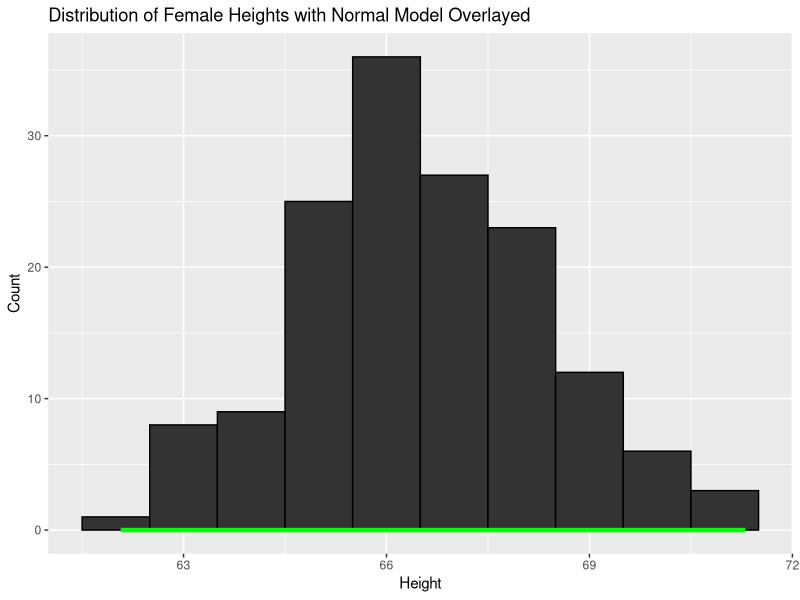

Generate this figure with R: (Note: this script raises an error after producing the figure.)
## ---- chunk 1
library(ggplot2)
set.seed(1)
female_height <- rnorm(150, 66.5, 2)
N <- length(female_height)
bw <- 1
dnorm.count <- function(x, mean = 0, sd = 1, log = FALSE, n = 1, binwidth = 1) {
  n * binwidth * dnorm(x = x, mean = mean, sd = sd, log = log)
}
ggplot(data.frame(female_height), aes(female_height)) + 
  geom_histogram(aes(y=..count..),binwidth=bw,colour="black", fill="#333333") +
  stat_function(geom="line", fun=dnorm.count, colour=("green"), size=1.5,
                arg=list(mean=66.5,sd=2, binwidth=bw, n = N)) + 
  xlab("Height") + ylab("Count") + 
  ggtitle("Distribution of Female Heights with Normal Model Overlayed")
## ---- chunk 2
x <- seq(60, 80, by=0.05)
y <- dnorm(x,70,3)
mHeights <- data.frame(x,y)
male_height <- qplot(x,y, mHeights, geom="line") 
male_height
## ---- chunk 3
x1 <- seq(-4,4,by=0.01)
y1 <- dnorm(x1)
normDF <- data.frame(x1,y1)
plotNorm68 <- qplot(x1,y1,normDF, geom="line") + 
  geom_ribbon(data=subset(normDF, x1 >= -1 & x1 <= 1), aes(ymax=y1), ymin=0, fill="red",
              colour=NA, alpha=0.5) +
  geom_segment(aes(x=c(-1,1), y=c(0,0), xend=c(-1,1), yend=c(dnorm(-1),dnorm(1)))) +
  xlab("z") + ylab("") + annotate("text", x=0, y=0.15, label="68%", size=14)
plotNorm68
## ---- chunk 4
plotNorm95 <- qplot(x1,y1,normDF, geom="line") + 
  geom_ribbon(data=subset(normDF, x1 >= -2 & x1 <= 2), aes(ymax=y1), ymin=0, fill="red",
              colour=NA, alpha=0.5) +
  geom_segment(aes(x=c(-2,2), y=c(0,0), xend=c(-2,2), yend=c(dnorm(-2),dnorm(2)))) +
  xlab("z") + ylab("") + annotate("text", x=0, y=0.15, label="95%", size=14)
plotNorm95
## ---- chunk 5
plotNorm99 <- qplot(x1,y1,normDF, geom="line") + 
  geom_ribbon(data=subset(normDF, x1 >= -3 & x1 <= 3), aes(ymax=y1), ymin=0, fill="red",
              colour=NA, alpha=0.5) +
  geom_segment(aes(x=c(-3,3), y=c(0,0), xend=c(-3,3), yend=c(dnorm(-3),dnorm(3)))) +
  xlab("z") + ylab("") + annotate("text", x=0, y=0.15, label="99.7%", size=14)
plotNorm99
## ---- chunk 6
male_height + geom_segment(aes(x=61, y=0, xend=61, yend=dnorm(61,70,3))) +
  geom_segment(aes(x=64, y=0, xend=64, yend=dnorm(64,70,3))) +
  geom_segment(aes(x=67, y=0, xend=67, yend=dnorm(67,70,3))) +
  geom_segment(aes(x=73, y=0, xend=73, yend=dnorm(73,70,3))) +
  geom_segment(aes(x=76, y=0, xend=76, yend=dnorm(76,70,3))) +
  geom_segment(aes(x=79, y=0, xend=79, yend=dnorm(79,70,3))) +
  geom_ribbon(data=subset(mHeights, x >= 61 & x <= 79), aes(ymax=y), ymin=0, fill="red",
              colour=NA, alpha=0.2) +
  geom_ribbon(data=subset(mHeights, x >= 64 & x <= 76), aes(ymax=y), ymin=0, fill="red",
              colour=NA, alpha=0.3) +
  geom_ribbon(data=subset(mHeights, x >= 67 & x <= 73), aes(ymax=y), ymin=0, fill="red",
              colour=NA, alpha=0.3)
## ---- chunk 7
male_height + 
  geom_ribbon(data=subset(mHeights, x >= 67 & x <= 73), aes(ymax=y), ymin=0, fill="red",
              colour=NA, alpha=0.5) +
  geom_segment(aes(x=67, y=0, xend=67, yend=dnorm(67,70,3))) +
  geom_segment(aes(x=73, y=0, xend=73, yend=dnorm(73,70,3))) +
  xlab("z") + ylab("") + annotate("text", x=70, y=0.05, label="68%", size=14)
## ---- chunk 8
male_height + 
  geom_ribbon(data=subset(mHeights, x >= 67 & x <= 70), aes(ymax=y), ymin=0, fill="red",
              colour=NA, alpha=0.5) +
  geom_segment(aes(x=67, y=0, xend=67, yend=dnorm(67,70,3))) +
  geom_segment(aes(x=70, y=0, xend=70, yend=dnorm(70,70,3))) +
  xlab("z") + ylab("") + annotate("text", x=68.5, y=0.05, label="34%", size=8)
## ---- chunk 9
male_height + 
  geom_ribbon(data=subset(mHeights, x >= 70 & x <= 73), aes(ymax=y), ymin=0, fill="red",
              colour=NA, alpha=0.5) +
  geom_segment(aes(x=73, y=0, xend=73, yend=dnorm(73,70,3))) +
  geom_segment(aes(x=70, y=0, xend=70, yend=dnorm(70,70,3))) +
  xlab("z") + ylab("") + annotate("text", x=71.5, y=0.05, label="34%", size=8)
## ---- chunk 10
male_height + 
  geom_ribbon(data=subset(mHeights, x >= 60 & x <= 67), aes(ymax=y), ymin=0, fill="red",
              colour=NA, alpha=0.5) +
  geom_segment(aes(x=67, y=0, xend=67, yend=dnorm(67,70,3))) +
  xlab("z") + ylab("") + annotate("text", x=62.5, y=0.06, label="(100-68)/2\n=16%", size=8)
## ---- chunk 11
male_height + 
  geom_ribbon(data=subset(mHeights, x >= 67 & x <= 80), aes(ymax=y), ymin=0, fill="red",
              colour=NA, alpha=0.5) +
  geom_segment(aes(x=67, y=0, xend=67, yend=dnorm(67,70,3))) +
  xlab("z") + ylab("") + annotate("text", x=77.4, y=0.06, label="(100-16)=84%", size=8)
## ---- chunk 12
male_height + 
  geom_ribbon(data=subset(mHeights, x >= 73 & x <= 80), aes(ymax=y), ymin=0, fill="red",
              colour=NA, alpha=0.5) +
  geom_segment(aes(x=73, y=0, xend=73, yend=dnorm(73,70,3))) +
  xlab("z") + ylab("") + annotate("text", x=77.5, y=0.06, label="(100-68)/2\n=16%", size=8)
## ---- chunk 13
male_height + 
  geom_ribbon(data=subset(mHeights, x >= 60 & x <= 73), aes(ymax=y), ymin=0, fill="red",
              colour=NA, alpha=0.5) +
  geom_segment(aes(x=73, y=0, xend=73, yend=dnorm(73,70,3))) +
  xlab("z") + ylab("") + annotate("text", x=62.6, y=0.06, label="(100-16)=84%", size=8)
## ---- chunk 14
qplot(x1,y1,normDF, geom="line") + 
  geom_ribbon(data=subset(normDF, x1 >= -4 & x1 <= -1.50), aes(ymax=y1), ymin=0, fill="red",
              colour=NA, alpha=0.5) +
  geom_segment(aes(x=-1.5, y=0, xend=-1.5, yend=dnorm(-1.50))) +
  xlab("z") + ylab("") + ggtitle("Standard Normal Distribution")
  # + annotate("text", x=0, y=0.15, label="95%", size=14)
## ---- chunk 15
qplot(x1,y1,normDF, geom="line") + 
  geom_ribbon(data=subset(normDF, x1 >= -4 & x1 <= -1.50), aes(ymax=y1), ymin=0, fill="red",
              colour=NA, alpha=0.5) +
  geom_segment(aes(x=-1.5, y=0, xend=-1.5, yend=dnorm(-1.50))) +
  xlab("z") + ylab("") + ggtitle("Standard Normal Distribution") + 
  annotate("text", x=-2.5, y=0.2, label="P(z < -1.50)\n=0.0668", size=8)
## ---- chunk 16
qplot(x1,y1,normDF, geom="line") + 
  geom_ribbon(data=subset(normDF, x1 >= -4 & x1 <= 1.98), aes(ymax=y1), ymin=0, fill="red",
              colour=NA, alpha=0.5) +
  geom_segment(aes(x=1.98, y=0, xend=1.98, yend=dnorm(1.98))) +
  xlab("z") + ylab("") + ggtitle("Standard Normal Distribution")
## ---- chunk 17
qplot(x1,y1,normDF, geom="line") + 
  geom_ribbon(data=subset(normDF, x1 >= -4 & x1 <= 1.98), aes(ymax=y1), ymin=0, fill="red",
              colour=NA, alpha=0.5) +
  geom_segment(aes(x=1.98, y=0, xend=1.98, yend=dnorm(1.98))) +
  xlab("z") + ylab("") + ggtitle("Standard Normal Distribution") +
  annotate("text", x=-2.5, y=0.2, label="P(z < 1.98)\n=0.9761", size=8)
## ---- chunk 18
qplot(x1,y1,normDF, geom="line") + 
  geom_ribbon(data=subset(normDF, x1 >= -1.65), aes(ymax=y1), ymin=0, fill="red",
              colour=NA, alpha=0.5) +
  geom_segment(aes(x=-1.65, y=0, xend=-1.65, yend=dnorm(-1.65))) +
  xlab("z") + ylab("") + ggtitle("Standard Normal Distribution")
## ---- chunk 19
qplot(x1,y1,normDF, geom="line") + 
  geom_ribbon(data=subset(normDF, x1 >= -1.65), aes(ymax=y1), ymin=0, fill="red",
              colour=NA, alpha=0.5) +
  geom_segment(aes(x=-1.65, y=0, xend=-1.65, yend=dnorm(-1.65))) +
  xlab("z") + ylab("") + ggtitle("Standard Normal Distribution") +
  annotate("text", x=2.5, y=0.3, 
           label="P(z > -1.65)\n= 1 - P(z < -1.65)\n= 1 - 0.0495\n= 0.9761", size=8)
## ---- chunk 20
qplot(x1,y1,normDF, geom="line") + 
  geom_ribbon(data=subset(normDF, x1 >= 0.73), aes(ymax=y1), ymin=0, fill="red",
              colour=NA, alpha=0.5) +
  geom_segment(aes(x=0.73, y=0, xend=0.73, yend=dnorm(0.73))) +
  xlab("z") + ylab("") + ggtitle("Standard Normal Distribution")
## ---- chunk 21
qplot(x1,y1,normDF, geom="line") + 
  geom_ribbon(data=subset(normDF, x1 >= 0.73), aes(ymax=y1), ymin=0, fill="red",
              colour=NA, alpha=0.5) +
  geom_segment(aes(x=0.73, y=0, xend=0.73, yend=dnorm(0.73))) +
  xlab("z") + ylab("") + ggtitle("Standard Normal Distribution") + 
  annotate("text", x=2.5, y=0.3, 
           label="P(z > 0.73)\n= 1 - P(z < 0.73)\n= 1 - 0.7673\n= 0.0.2327", size=8)
## ---- chunk 22
qplot(x1,y1,normDF, geom="line") + 
  geom_ribbon(data=subset(normDF, x1 >= 0.5 & x1 <= 1.4), aes(ymax=y1), ymin=0, fill="red",
              colour=NA, alpha=0.5) +
  geom_segment(aes(x=0.5, y=0, xend=0.5, yend=dnorm(0.5))) +
  geom_segment(aes(x=1.4, y=0, xend=1.4, yend=dnorm(1.4))) +
  xlab("z") + ylab("") + ggtitle("Standard Normal Distribution")
## ---- chunk 23
qplot(x1,y1,normDF, geom="line") + 
  geom_ribbon(data=subset(normDF, x1 >= 0.5 & x1 <= 1.4), aes(ymax=y1), ymin=0, fill="red",
              colour=NA, alpha=0.5) +
  geom_segment(aes(x=0.5, y=0, xend=0.5, yend=dnorm(0.5))) +
  geom_segment(aes(x=1.4, y=0, xend=1.4, yend=dnorm(1.4))) +
  xlab("z") + ylab("") + ggtitle("Standard Normal Distribution") +
  annotate("text", x=2.5, y=0.3, 
           label="P(0.5<z<1.4)\n=P(z<1.4)-P(z<0.5)\n=0.9192-0.6915\n=0.2277", size=8)
## ---- chunk 24
qplot(x1,y1,normDF, geom="line") + 
  geom_ribbon(data=subset(normDF, x1 >= -2.3 & x1 <= -0.05), aes(ymax=y1), ymin=0, fill="red",
              colour=NA, alpha=0.5) +
  geom_segment(aes(x=-2.3, y=0, xend=-2.3, yend=dnorm(-2.3))) +
  geom_segment(aes(x=-0.05, y=0, xend=-0.05, yend=dnorm(-0.05))) +
  xlab("z") + ylab("") + ggtitle("Standard Normal Distribution")
## ---- chunk 25
qplot(x1,y1,normDF, geom="line") + 
  geom_ribbon(data=subset(normDF, x1 >= -2.3 & x1 <= -0.05), aes(ymax=y1), ymin=0, fill="red",
              colour=NA, alpha=0.5) +
  geom_segment(aes(x=-2.3, y=0, xend=-2.3, yend=dnorm(-2.3))) +
  geom_segment(aes(x=-0.05, y=0, xend=-0.05, yend=dnorm(-0.05))) +
  xlab("z") + ylab("") + ggtitle("Standard Normal Distribution") +
  annotate("text", x=2.5, y=0.3, 
           label="P(-2.3<z<-0.05)\n=P(z<-0.05)-P(z<-2.3)\n=0.4801-0.0107\n=0.0.4694", size=7)
## ---- chunk 26
qplot(x1,y1,normDF, geom="line") + 
  geom_ribbon(data=subset(normDF, x1 <= -0.15), aes(ymax=y1), ymin=0, fill="blue",
              colour=NA, alpha=0.5) +
  geom_segment(aes(x=-0.15, y=0, xend=-0.15, yend=dnorm(-0.15))) +
  xlab("z") + ylab("") + ggtitle("Standard Normal Distribution") +
  annotate("text", x=-1, y=0.1, label="0.4404", size=7)
## ---- chunk 27
qplot(x1,y1,normDF, geom="line") + 
  geom_ribbon(data=subset(normDF, x1 <= -0.15), aes(ymax=y1), ymin=0, fill="blue",
              colour=NA, alpha=0.5) +
  geom_segment(aes(x=-0.15, y=0, xend=-0.15, yend=dnorm(-0.15))) +
  xlab("z") + ylab("") + ggtitle("Standard Normal Distribution") +
  annotate("text", x=-1, y=0.1, label="0.4404", size=7) +
  annotate("text", x=-3, y=0.2, label="z = -0.15", size =8)
## ---- chunk 28
qplot(x1,y1,normDF, geom="line") + 
  geom_ribbon(data=subset(normDF, x1 <= 2.13), aes(ymax=y1), ymin=0, fill="blue",
              colour=NA, alpha=0.5) +
  geom_segment(aes(x=2.13, y=0, xend=2.13, yend=dnorm(2.13))) +
  xlab("z") + ylab("") + ggtitle("Standard Normal Distribution") +
  annotate("text", x=0, y=0.1, label="0.9834", size=8)
